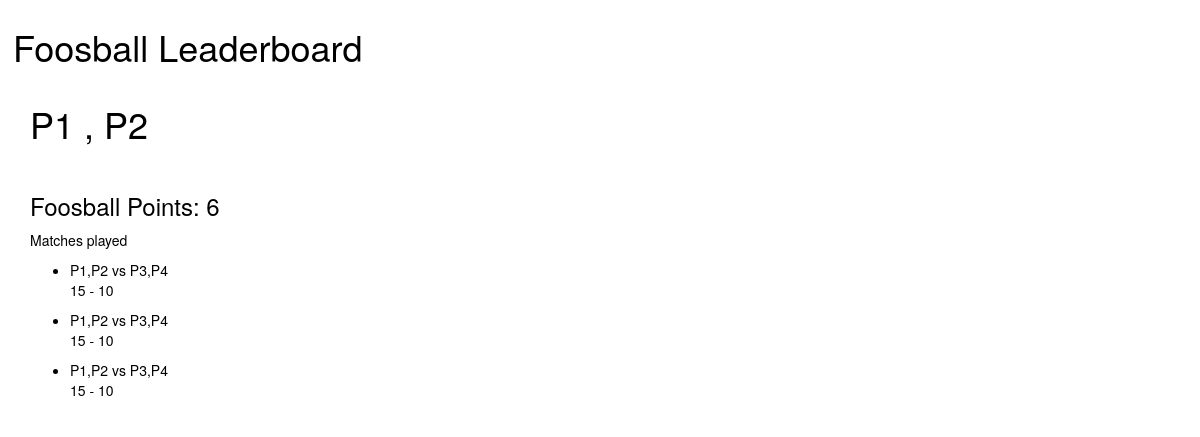
/team/1, run on the app's committed database.
### competition/models.py (models this page shows, shortened)
class Team(models.Model):
	player1 = models.ForeignKey(Player,on_delete=models.CASCADE, related_name="first")
	player2 = models.ForeignKey(Player,on_delete=models.CASCADE, related_name="second")
	foosball_points = models.IntegerField(default=0,blank=True,null=True)
	class Meta:
		unique_together = ['player1','player2']
	def __str__(self):
		return self.player1.__str__() + ',' + self.player2.__str__()

class Player(models.Model):
    name=models.CharField(max_length=100)
    def __str__(self):
        return self.name

class Match(models.Model):
	team1 = models.ForeignKey(Team,on_delete=models.CASCADE, related_name="team1")
	team2 = models.ForeignKey(Team,on_delete=models.CASCADE, related_name="team2")
	team1_score = models.IntegerField(default=0)
	team2_score = models.IntegerField(default=0)

### competition/views.py (the view)
# urls.py: re_path('team/(?P<pk>\d+)',teamDetail,name='team-detail'),
def teamDetail(request, pk):
    team = Team.objects.get(pk=pk)
    matches = Match.objects.filter(Q(team1=team) | Q(team2=team))
    content = {
        'team': team,
        'matches': matches
    }
    return render(request, 'team/detail.html', {'content': content})

### competition/templates/team/detail.html
{% extends "base.html" %}
{% load static %}
{% block content %}
<h1>{{ content.team.player1 }} , {{ content.team.player2 }} </h1>
<br>
<h3>Foosball Points: {{ content.team.foosball_points }}</h3>
<p>Matches played
	<ul>
		{% for match in content.matches %}
		<li>{{ match.team1 }} vs {{ match.team2 }}</li>
		<p>{{ match.team1_score }} - {{ match.team2_score }}</p>
		{% endfor %}
	</ul>
</p>
{% endblock %}

### data on the page
Team: team.player1 "P1", team.player2 "P2", team.foosball_points "6"
Match: team1 "P1,P2", team2 "P3,P4", team1_score "15", team2_score "10"
Match: team1 "P1,P2", team2 "P3,P4", team1_score "15", team2_score "10"
Match: team1 "P1,P2", team2 "P3,P4", team1_score "15", team2_score "10"
